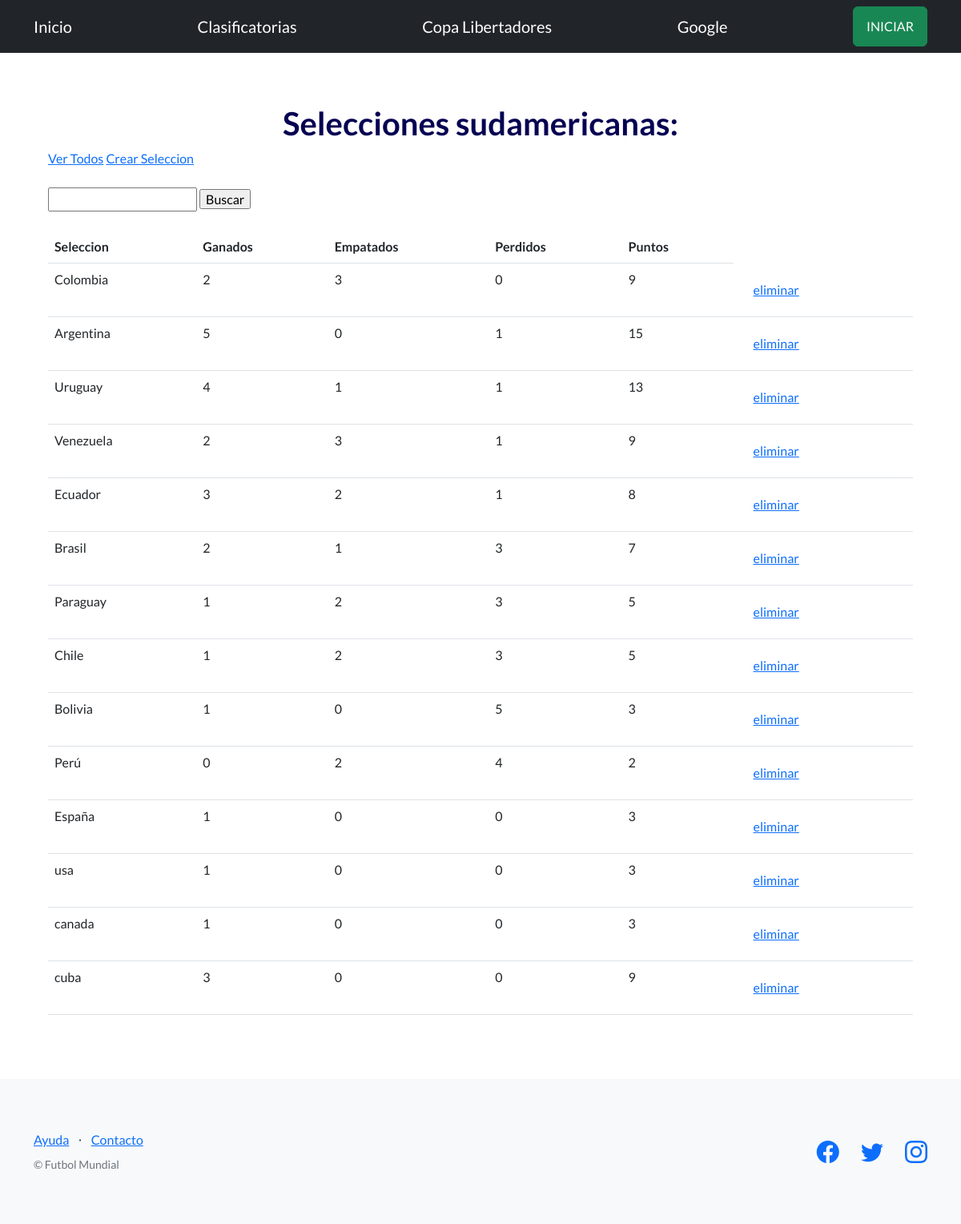
Page /futbol/selecciones/ on the earlier database version.
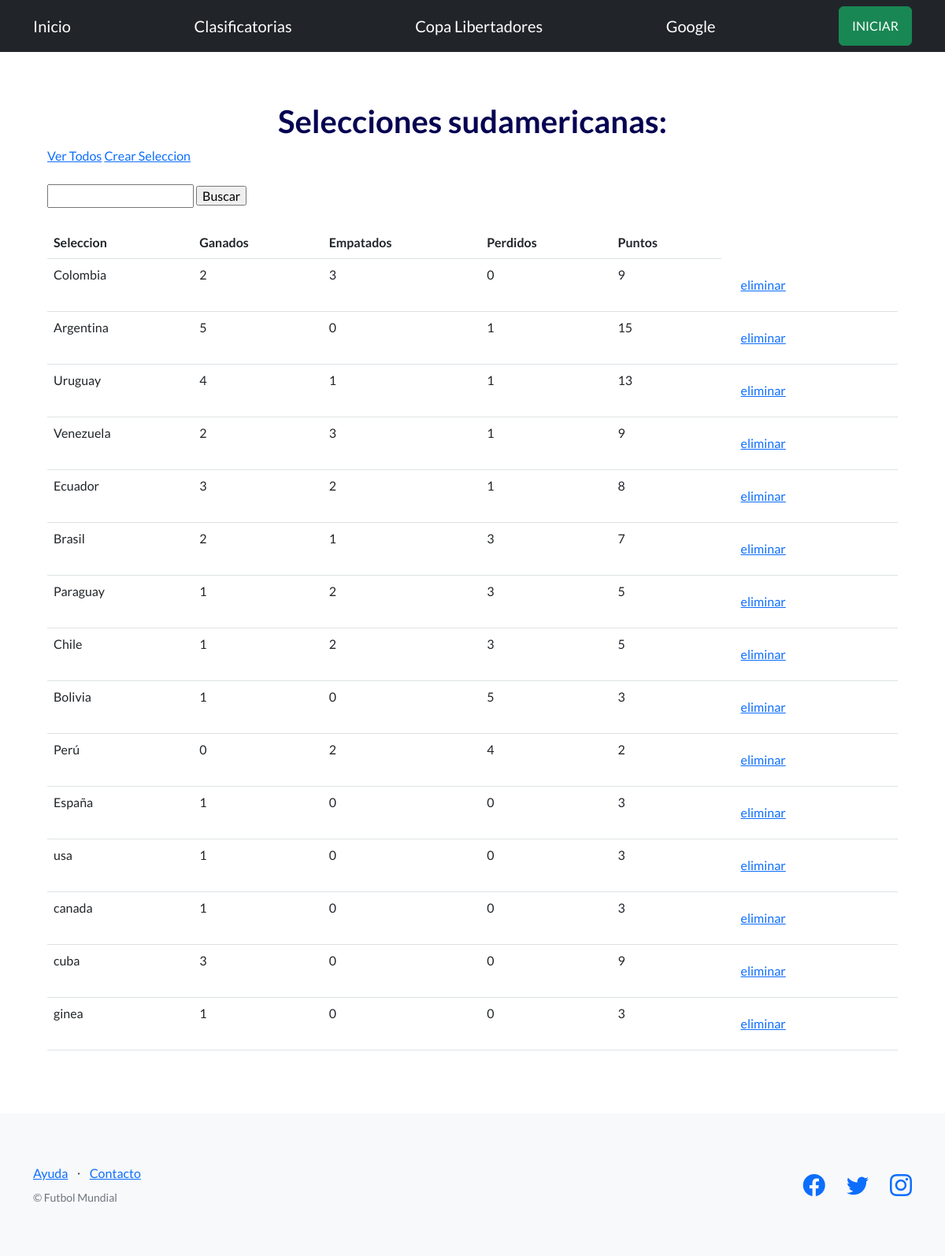
Same page on the later database version.
### control/models.py (models this page shows, shortened)
class Clasificatorias(models.Model):
    seleccion=models.CharField(max_length=100)
    ganados=models.IntegerField()
    empatados=models.IntegerField()
    perdidos=models.IntegerField()
    puntos=models.IntegerField()

### control/views.py (the view)
# urls.py: path("selecciones/", selecciones, name="selecciones"),
def selecciones(request):
    contexto = {
        "equipos": Clasificatorias.objects.all(),
    }
    http_response = render(
        request=request,
        template_name='control/lista_selecciones.html',
        context=contexto,
    )
    return http_response

### control/templates/control/lista_selecciones.html (shortened to what this page needs)
{% extends "base.html" %}
{% block contenido %}
<h1 style="color: rgb(6, 2, 82);">
    <div style="text-align: center;">
     Selecciones sudamericanas:
    </div>
</h1>
<a href="{% url 'selecciones' %}">Ver Todos</a>
<a href="{% url 'crear_seleccion' %}">Crear Seleccion</a>
<br><br>
<form action="{% url 'buscar_seleccion' %}" method="post">
  <input type="text" name="busqueda">
  <input type="submit" value="Buscar">
</form>
<br>
<table class="table">
    <tbody>
      <tr>
        <th>Seleccion</th>
        <th>Ganados</th>
        <th>Empatados</th>
        <th>Perdidos</th>
        <th>Puntos</th>
      </tr>
      {% for equipo in equipos %}
      <tr>
        <td>{{ equipo.seleccion }}</td>
        <td>{{ equipo.ganados }}</td>
        <td>{{ equipo.empatados }}</td>
        <td>{{ equipo.perdidos }}</td>
        <td>{{ equipo.puntos }}</td>
        <td>
            <form action="{% url 'eliminar_seleccion' equipo.id %}" method="post">
              <input type="submit" class="btn btn-link" value="eliminar"/>
            </form>
          </td>
      </tr>
    {% endfor %}
    </tbody>
  </table>
{% endblock contenido %}

Differences in the rows shown:
added Clasificatorias: seleccion "ginea", ganados "1", empatados "0", perdidos "0", puntos "3"
